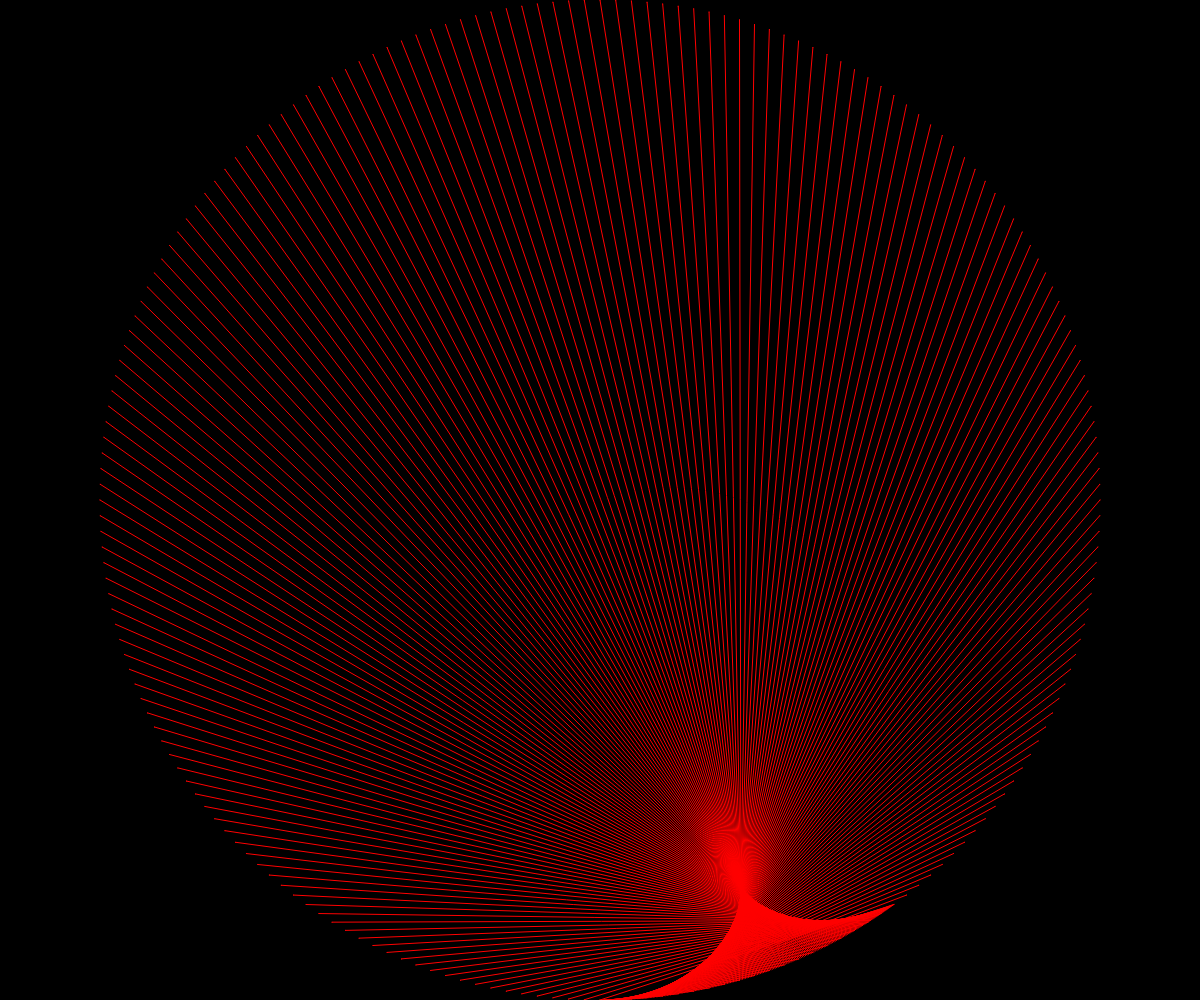
Frame 1 (no input)
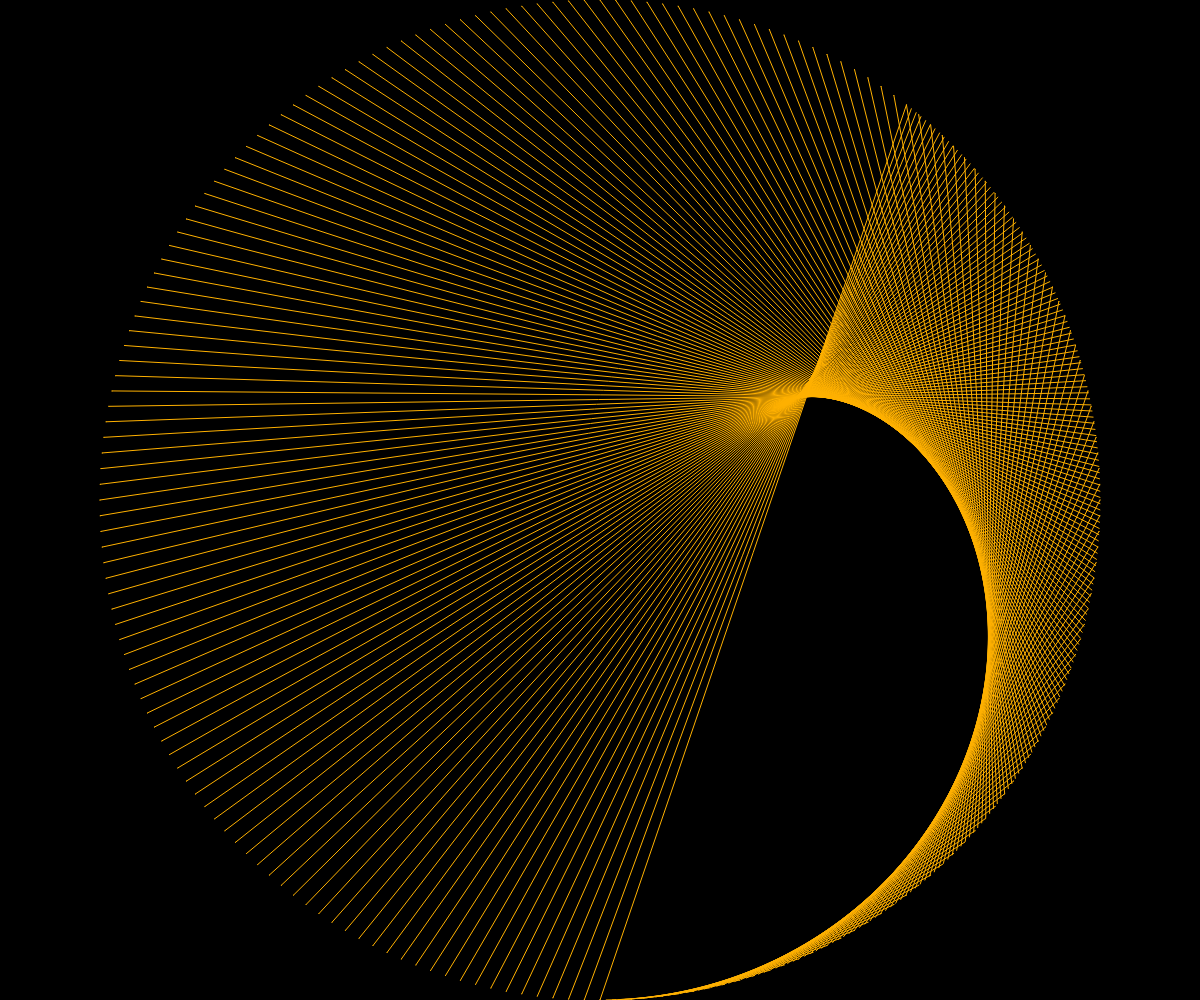
Frame 60 (no input)
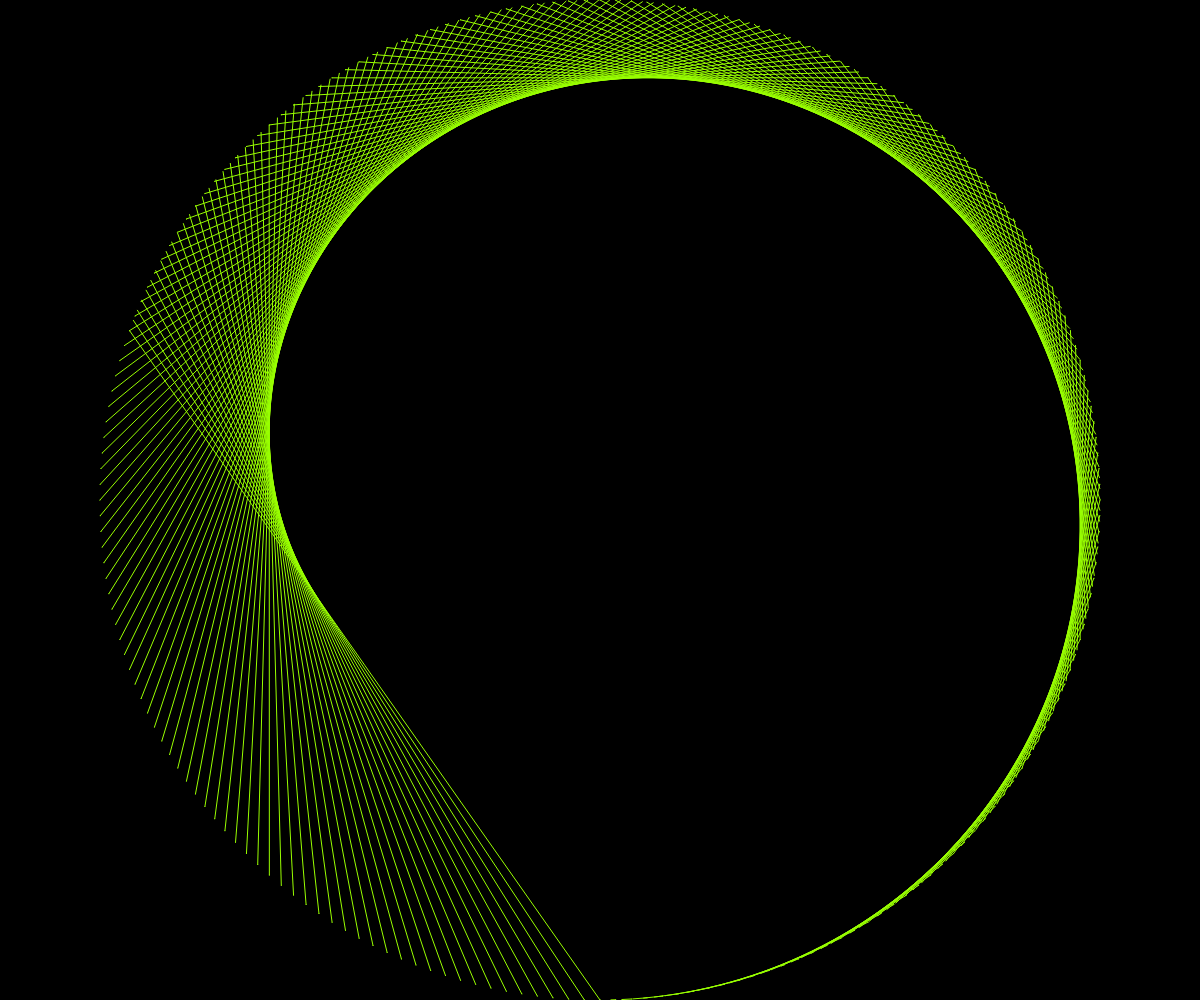
Frame 120 (the mouse pressed at the canvas centre since frame 60)

The p5.js sketch that drew these frames (run headless with seeded random() and noise() and a simulated clock; from frame 60 on, the mouse is pressed at the canvas centre):

// p5.js sketch
// ── sketch.js
var circle ,h;
function setup(){
createCanvas(windowWidth, windowHeight);
circle=new HeartCircle(0,0,500,200);
frameRate(30);
colorMode(HSB, 255);
 h=0;
}
function draw(){
background(0);
translate(width/2, height/2);
stroke(h%255,255,255);
h+=0.5;
noFill();   
circle.Draw();
circle.update();
}
class HeartCircle{
    constructor(x,y,r,detail){
        this.x=x;
        this.y=y;
        this.r=r;
        this.detail=detail;
        this.multiplier=0.1;
    }
    Draw(){
        let rX=this.x+this.r*Math.sin(i);
        let rY=this.y+this.r*Math.cos(i);
 
            for(var i =0; i<2*Math.PI;i+=2*Math.PI/this.detail){
                
                rX=this.x+this.r*Math.sin(i);
            rY=this.y+this.r*Math.cos(i);
            point(rX, rY);
            this.DrawLines(rX,rY,i);
        
    }
}
update(){
    this.multiplier+=0.005;
   
}
DrawLines(x,y,theta){
    let rX=this.x+this.r*Math.sin(theta*this.multiplier);
   let  rY=this.y+this.r*Math.cos(theta*this.multiplier);
line(x, y, rX, rY)
}
}
